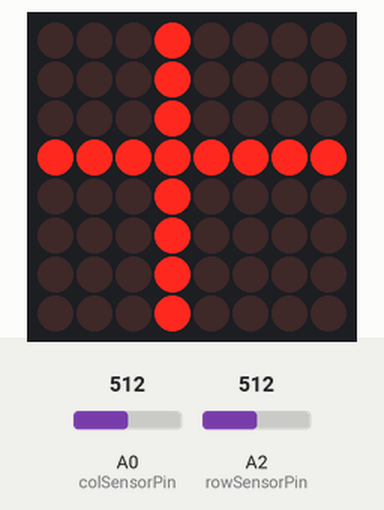
This sketch was run on a simulated Arduino Uno, built with avr-gcc and run on an emulated ATmega328P. Parts: 8×8 LED matrix. The test bench sets the inputs (shaded band); at power-on: A2 (rowSensorPin) = 512, A0 (colSensorPin) = 512.

Above: at 1.2 s.
1.3 s: A2 (rowSensorPin) set to 716
At 2.6 s:
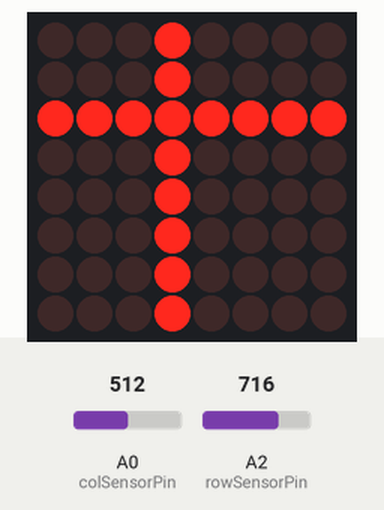
4.3 s: A0 (colSensorPin) set to 716
At 4.7 s:
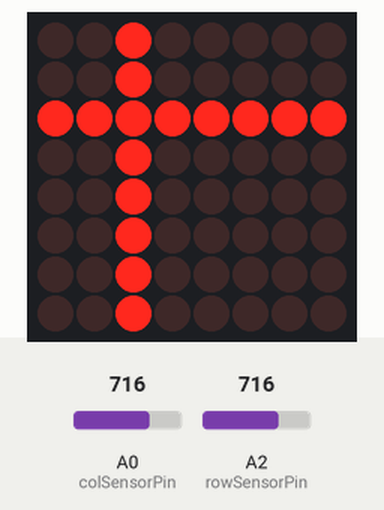
7.3 s: A2 (rowSensorPin) set to 900
At 8.5 s:
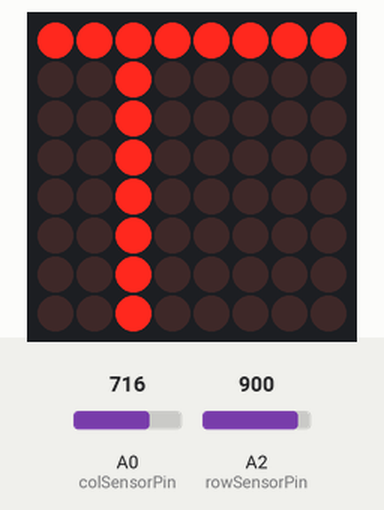
10.3 s: A0 (colSensorPin) set to 900
At 11.1 s:
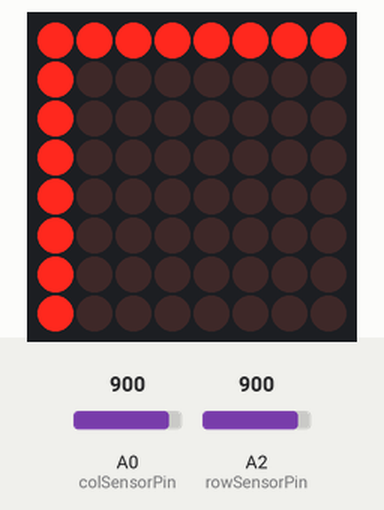
13.3 s: A0 (colSensorPin) set to 511
At 14.5 s:
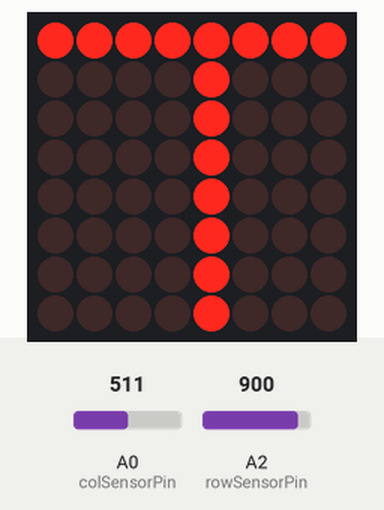
14.8 s: A2 (rowSensorPin) set to 306
At 16.0 s:
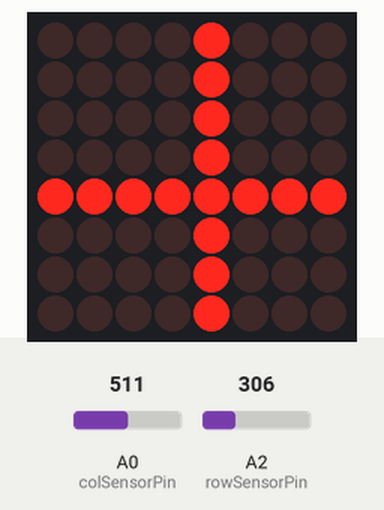
Timing chart, 0 to 17.8 s (numbered marks = the images above; inputs shaded):
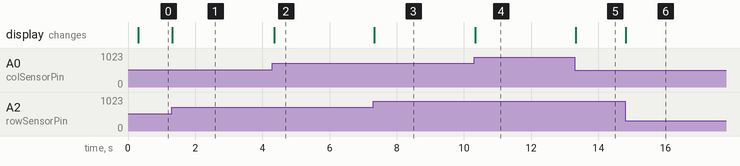

Measured:
- after the input at 1.3 s, the display: changes at once (image 1)
- after the input at 4.3 s, the display: changes after 0.05 s (image 2)
- after the input at 7.3 s, the display: changes at once (image 3)
- after the input at 10.3 s, the display: changes at once (image 4)
- after the input at 13.3 s, the display: changes at once (image 5)
- after the input at 14.8 s, the display: changes at once (image 6)

The sketch:

CrossHair_project-MAX7219-8x8LEDMatrix.ino
```cpp
#include <LEDMatrixDriver.hpp>

/**
ATTENTION
This is pretty much a copy-paste of the LEDMatrixDriver "SetPixel" code example,
modified to take input from 2 potentiometers
*/

// As LEDMatrixDriver uses the SPI library, the CS pin must not be
// one of the reserved pins by SPI (from 10 to 13 included)
const uint8_t LEDMATRIX_CS_PIN = 8;

// Define LED Matrix dimensions (0-n) - eg: 32x8 = 31x7
const int LEDMATRIX_WIDTH = 7;
const int LEDMATRIX_HEIGHT = 7;
const int LEDMATRIX_SEGMENTS = 1;

// The LEDMatrixDriver class instance
LEDMatrixDriver lmd(LEDMATRIX_SEGMENTS, LEDMATRIX_CS_PIN);

// Flushing column display must be delayed
// with the same value as row, or else blinking happens!
#define DELAY 10

int x = 0, y = 0;
bool s = true;  // start with led on

const int colSensorPin = A0;
const int rowSensorPin = A2;

int sensorValueX = 0;
int sensorValueY = 0;


void setup() {
  // init the display
  lmd.setEnabled(true);
  lmd.setIntensity(2);   // 0 = low, 10 = high
}


void loop() {
    // the value for X (columns) is negated so that
    // the column goes right when turning the potentiometer
    // clockwise, and left when counterclockwise.
    // It's more intuitive the way I wired it, that's all :)
    // c.f my video
  sensorValueX = -analogRead(colSensorPin);
  sensorValueY = -analogRead(rowSensorPin);

  // for x, not sure why, but with upper bound to 7
  // it never reached the last row, hence the 8
  x = map(sensorValueX, -1023, 0, 0, 8);
  y = map(sensorValueY, -1023, 0, 0, 7);

  // Since the driver can't light all 64 LEDs at once
  // first we prepare the rows, flush them to the driver...
  for(int i =0; i <8; i++) {
    lmd.setPixel(i,y,s);
    }
    lmd.display();
    delay(DELAY);

    //... and then do the same for the columns.
    lmd.setColumn(x,0xff); // 0xFF = set all LEDs in column
  lmd.display();
  delay(DELAY);

  lmd.clear();
}
```
